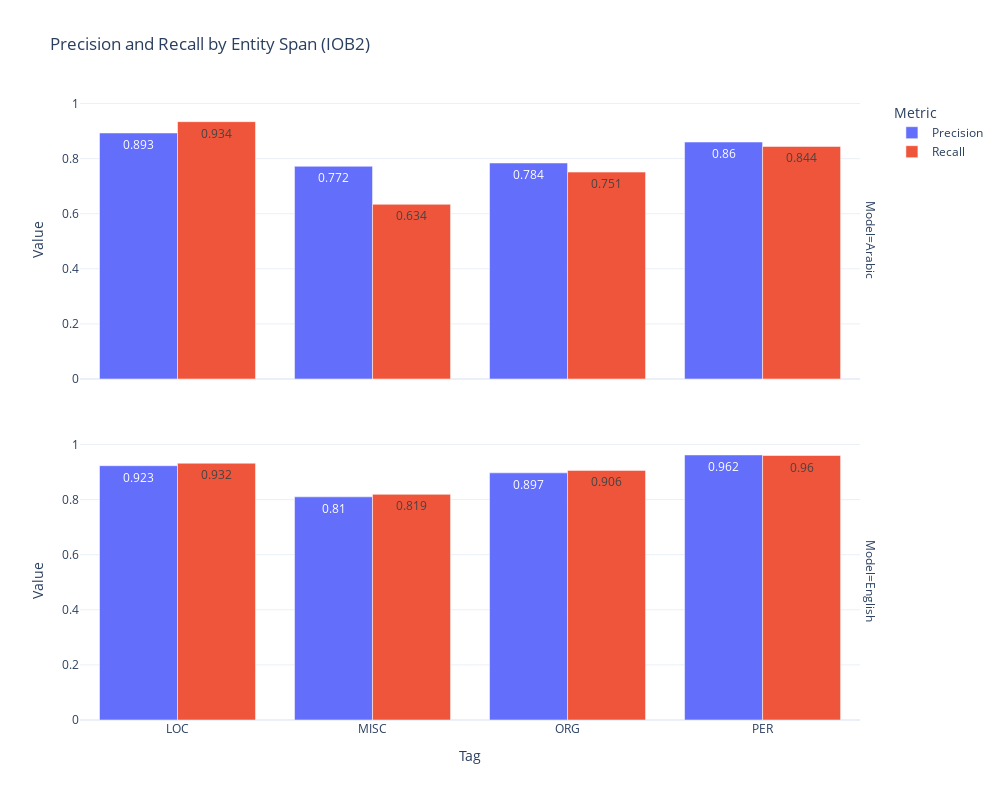

The notebook cell saved with this chart:
### Code cell
chart = ReportBarChart(
    dash_data, 
    ['ANERCorp_CamelLab_arabertv02', 'conll2003_bert'], 
    mappings, 
    scheme='IOB2'
)
chart.visualize()

### Figure 1 — Plotly figure (JSON) as saved in the notebook; plotly's stock layout.template omitted (floating-point values rounded to 4 significant figures)
{"data": [{"alignmentgroup": "True", "hovertemplate": "Metric=Precision<br>Model=Arabic<br>Tag=%{x}<br>Value=%{text}<extra></extra>", "legendgroup": "Precision", "marker": {"color": "#636efa", "pattern": {"shape": ""}}, "name": "Precision", "offsetgroup": "Precision", "orientation": "v", "showlegend": true, "text": [0.893, 0.772, 0.784, 0.86], "textposition": "auto", "type": "bar", "x": ["LOC", "MISC", "ORG", "PER"], "xaxis": "x2", "y": [0.893, 0.772, 0.784, 0.86], "yaxis": "y2"}, {"alignmentgroup": "True", "hovertemplate": "Metric=Precision<br>Model=English<br>Tag=%{x}<br>Value=%{text}<extra></extra>", "legendgroup": "Precision", "marker": {"color": "#636efa", "pattern": {"shape": ""}}, "name": "Precision", "offsetgroup": "Precision", "orientation": "v", "showlegend": false, "text": [0.923, 0.81, 0.897, 0.962], "textposition": "auto", "type": "bar", "x": ["LOC", "MISC", "ORG", "PER"], "xaxis": "x", "y": [0.923, 0.81, 0.897, 0.962], "yaxis": "y"}, {"alignmentgroup": "True", "hovertemplate": "Metric=Recall<br>Model=Arabic<br>Tag=%{x}<br>Value=%{text}<extra></extra>", "legendgroup": "Recall", "marker": {"color": "#EF553B", "pattern": {"shape": ""}}, "name": "Recall", "offsetgroup": "Recall", "orientation": "v", "showlegend": true, "text": [0.934, 0.634, 0.751, 0.844], "textposition": "auto", "type": "bar", "x": ["LOC", "MISC", "ORG", "PER"], "xaxis": "x2", "y": [0.934, 0.634, 0.751, 0.844], "yaxis": "y2"}, {"alignmentgroup": "True", "hovertemplate": "Metric=Recall<br>Model=English<br>Tag=%{x}<br>Value=%{text}<extra></extra>", "legendgroup": "Recall", "marker": {"color": "#EF553B", "pattern": {"shape": ""}}, "name": "Recall", "offsetgroup": "Recall", "orientation": "v", "showlegend": false, "text": [0.932, 0.819, 0.906, 0.96], "textposition": "auto", "type": "bar", "x": ["LOC", "MISC", "ORG", "PER"], "xaxis": "x", "y": [0.932, 0.819, 0.906, 0.96], "yaxis": "y"}], "layout": {"annotations": [{"font": {}, "showarrow": false, "text": "Model=English", "textangle": 90, "x": 0.98, "xanchor": "left", "xref": "paper", "y": 0.225, "yanchor": "middle", "yref": "paper"}, {"font": {}, "showarrow": false, "text": "Model=Arabic", "textangle": 90, "x": 0.98, "xanchor": "left", "xref": "paper", "y": 0.775, "yanchor": "middle", "yref": "paper"}], "barmode": "group", "height": 800, "legend": {"title": {"text": "Metric"}, "tracegroupgap": 0}, "title": {"text": "Precision and Recall by Entity Span (IOB2)"}, "width": 1000, "xaxis": {"anchor": "y", "domain": [0, 0.98], "title": {"text": "Tag"}}, "xaxis2": {"anchor": "y2", "domain": [0, 0.98], "matches": "x", "showticklabels": false}, "yaxis": {"anchor": "x", "domain": [0, 0.45], "title": {"text": "Value"}}, "yaxis2": {"anchor": "x2", "domain": [0.55, 1], "matches": "y", "title": {"text": "Value"}}}}
